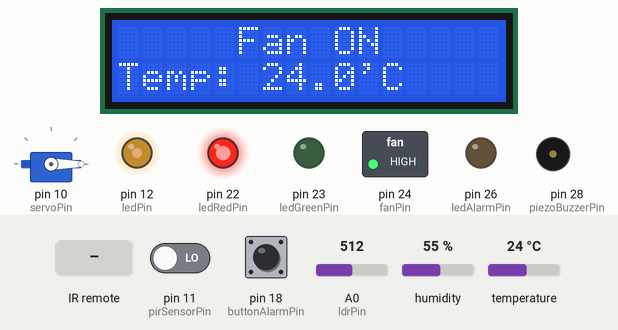
Recording of a program running on a simulated Arduino Mega 2560, built with avr-gcc and run on an emulated ATmega2560. Shown: 16×2 character LCD, servo, switched loads named in the program (green lamp = pin HIGH), output pins drawn as LEDs (lit = HIGH), buzzer (waves = sounding). Dashed ring = blinking. The inputs (shaded band) are chosen by the test bench; at power-on: temperature 24 °C, pin 11 (pirSensorPin) LOW, A0 (ldrPin) = 512, pin 18 (buttonAlarmPin) LOW, humidity 55 %. What the program prints to the serial monitor is not drawn.

Above: at 1.2 s.
1.3 s: temperature set to 21 °C
At 3.8 s:
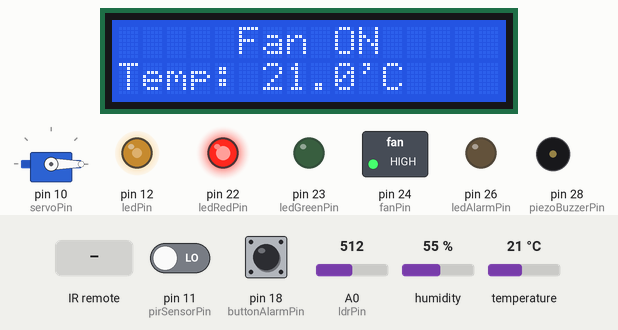
4.6 s: temperature set to 18 °C
At 7.2 s:
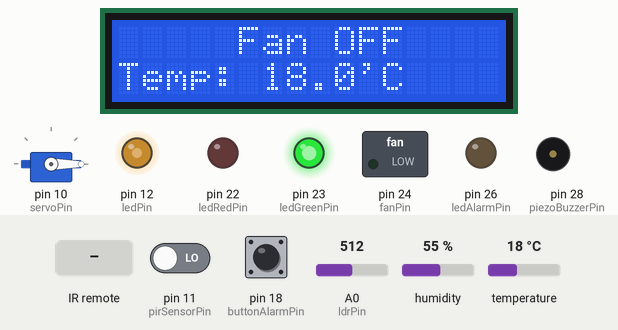
7.7 s: pin 11 (pirSensorPin) driven HIGH
At 8.06 s:
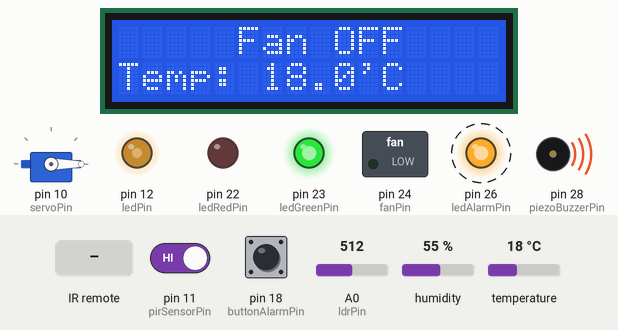
9.6 s: A0 (ldrPin) set to 489
At 10.22 s:
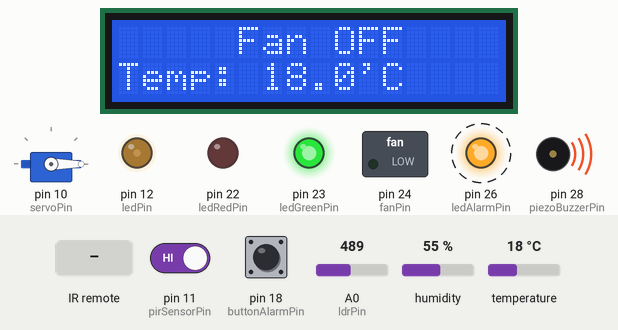
11.9 s: pin 18 (buttonAlarmPin) pulled HIGH for 1 s
At 12.5 s:
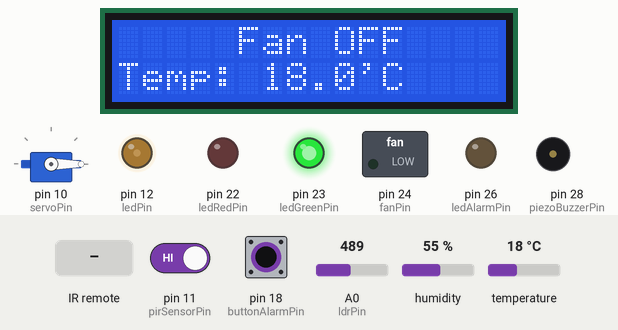
20.8 s: infrared code 0xE916FF00 received
Timing chart, 0 to 28.3 s (numbered marks = the images above; inputs shaded):
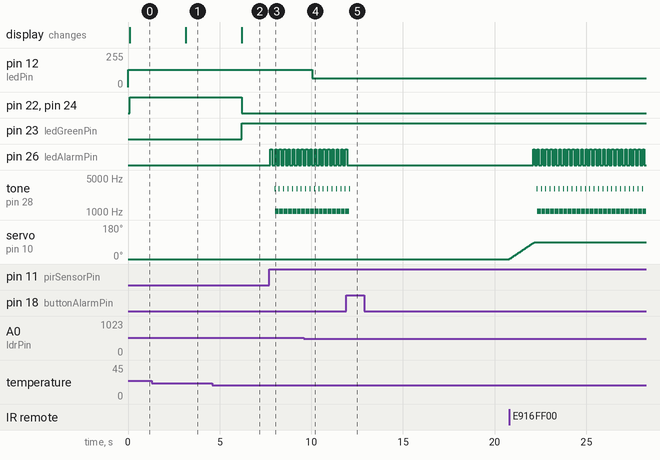

Measured:
- the behaviour switches between 20 and 19 °C on temperature (found by bisection; images 1 and 2)
- the behaviour switches between 500 and 499 on A0 (ldrPin) (found by bisection; images 3 and 4)
- after the input at 1.3 s, the display: changes after 1.9 s (image 1)
- after the input at 4.6 s, pin 22 (ledRedPin), pin 24 (fanPin): HIGH → LOW after 1.6 s; pin 23 (ledGreenPin): LOW → HIGH after 1.6 s; the display: changes after 1.6 s (image 2)
- after the input at 7.7 s, pin 26 (ledAlarmPin): alternates HIGH for 0.09 s and LOW for 0.15 s, starting after 0.07 s; tone on pin 28 (piezoBuzzerPin): alternates 2985 Hz for 0.03 s and 1035 Hz for 0.21 s, starting after 0.30 s
- after the input at 9.6 s, pin 12 (ledPin): 128/255 → 64/255 after 0.45 s
- after the input at 11.9 s, pin 26 (ledAlarmPin): goes on until 12.0 s, then stays LOW

The program:

main.cpp
```cpp
#include "systems.h"

void setup() {

	Serial.begin(9600); // Initialize the Serial monitor with a 9600 baud rate

    xTaskCreate(        // Creation of task A - this task is responsable to run the System A
    systemA             //      This System A controls the light system of the boat.
    ,  "SystemA"
    ,  128              // - Stack size for the task
    ,  NULL
    ,  3                // - Priority of the task
    ,  NULL );

    xTaskCreate(        // Creation of task B - this task is responsable to run the System B
    systemB             //      This System B controls the climatisation of the boat.
    ,  "SystemB"
    ,  400              // - Stack size for the task
    ,  NULL
    ,  2                // - Priority of the task
    ,  NULL );


    xTaskCreate(        // Creation of task C - this task is responsable to run the System C
    systemC             //      This System C controls the servo motor that's responsable to control the mast position.
    ,  "SystemC"
    ,  128              // - Stack size for the task
    ,  NULL
    ,  1                // - Priority of the task
    ,  NULL );


    xTaskCreate(        // Creation of task D - this task is responsable to run the System D
    systemD             //      This System D controls the alarm system of the boat.
    ,  "SystemD"
    ,  128              // - Stack size for the task
    ,  NULL
    ,  4                // - Priority of the task
    ,  NULL );


    // Serial.println(uxTaskGetStackHighWaterMark(NULL));   // - This command analyzes the available stack memory on a FreeRTOS Tasks
}

void loop() {}          // As I'm using the FreeRTOS Multitasking to execute the systems, the loop function isn't necessary
```

systems.h
```cpp
#pragma once

#include <Arduino.h>            // Arduino library is necessary on a C++ Arduino project
#include <Arduino_FreeRTOS.h>   // FreeRTOS library to make multitasking possible

// Include variables header
#include "variables.h"

// Signture of the systems
void systemA( void *pvParameters );
void systemB( void *pvParameters );
void systemC( void *pvParameters );
void systemD( void *pvParameters );
```

variables.h
```cpp
#pragma once

#include <LiquidCrystal.h>  // LCD library
#include <Servo.h>          // Servo library
#include <IRremote.h>       // IR sensor library
#include "DHT.h"            // DHT sensor library

//SystemA ------------------------

// Pins for system A
extern int ledPin;
extern int ldrPin;

// system variables
extern int lightVal;
extern int ledVal;

//SystemB ------------------------

// Pins for system B
extern LiquidCrystal lcd;
extern int ledRedPin;
extern int ledGreenPin;
extern int dht11Pin;
extern DHT dht;
extern int fanPin;

// system variables
extern float tempC;
extern bool fanState;

//SystemC ------------------------

// Remote codes
#define code1 4077715200
#define code2 3877175040
#define code0 3910598400

// Pins for system C
extern int receiver_pin;
extern int servoPin;

// system variables
extern Servo servo;
extern int c_angle;
extern int t_angle;
extern int direction;
extern unsigned long int value;

//SystemD ------------------------

// Pins for system D
extern int ledAlarmPin;
extern int buttonAlarmPin;
extern int piezoBuzzerPin;
extern int pirSensorPin;

// system variables
extern float sinVal;
extern int toneVal;
```

systemA.cpp
```cpp
#include "systems.h"

void systemA( void *pvParameters )
{
    (void)pvParameters;         // FreeRTOS task parameter

    pinMode(ledPin, OUTPUT);    // Set LED pin mode to OUTPUT

    while (true)                // This infinite cycle will run the system on loop
    {
        lightVal = analogRead(ldrPin);                  // Read light values from the sensor

        if (lightVal >= 800)                            // If the sensor value is higher or equal to 800 the light of the boat will be set to 255
        {
            ledVal = 255;
        }
        else if (lightVal >= 500 && lightVal < 800)     // If the sensor value is between 500 and 800 the light of the boat will be set to 128
        {
            ledVal = 128;
        }
        else if (lightVal >= 200 && lightVal < 500)     // If the sensor value is between 200 and 500 the light of the boat will be set to 64
        {
            ledVal = 64;
        }
        else                                            // If the sensor value is less than 200 the light of the boat will turn off.
        {
            ledVal = 0;
        }
        analogWrite(ledPin, ledVal);                                            // Write desired intensity on the LED
        Serial.println("\nLDR is reading: " + (String)lightVal);                // Write LDR readed intensity on the Serial monitor
        Serial.println("LED voltage(v): " + (String)(ledVal * 5.0 / 255));      // Write LED output intensity on the Serial monitor
        vTaskDelay(1000 / portTICK_PERIOD_MS);                                  // Wait 1 second until the next iteration
    }
}
```

systemB.cpp
```cpp
#include "systems.h"

void systemB( void *pvParameters )
{
    (void)pvParameters;             // FreeRTOS task parameter

    lcd.begin(16, 2);               // Begin the 16x2 LCD
    lcd.setCursor(5, 0);            // Set LCD cursor to 5, 0
    lcd.print("Fan OFF");           // Write Fan OFF on the LCD
    pinMode(ledRedPin, OUTPUT);     // Set red LED pin mode to OUTPUT
    pinMode(ledGreenPin, OUTPUT);   // Set green LED pin mode to OUTPUT
    pinMode(fanPin, OUTPUT);        // Set Fan pin mode to OUTPUT
    dht.begin();                    // Begin the DHT11 sensor

    while (true)                    // This infinite cycle will run the system on loop
    {
        lcd.setCursor(0, 1);            // Set LCD cursor to 0, 1
        lcd.print("Temp:");             // Write Temp: on the LCD

        tempC = dht.readTemperature();  // Read Temperature from the DHT11 sensor
        lcd.setCursor(6, 1);            // Set LCD cursor to 6, 1
        lcd.print(tempC, 1);            // Write the readed temperature on the LCD
        lcd.print("'C");                // Write the celsius unit on the LCD

        lcd.setCursor(5, 0);            // Set LCD cursor to 5, 0
        if (tempC >= 24)                // If the temperature is above 24 degrees the fan state variable will be set to true and the fan state will be updated on the LCD
        {
            fanState = true;
            lcd.print("Fan ON ");
        }
        else if (tempC <= 19)           // If the temperature is bellow 19 degrees the fan state variable will be set to false and the fan state will be updated on the LCD
        {
            fanState = false;
            lcd.print("Fan OFF");
        }

        digitalWrite(ledRedPin, fanState);      // Update the red LED state according to the fan state
        digitalWrite(ledGreenPin, !fanState);   // Update the green LED state according to the fan state

        digitalWrite(fanPin, fanState);         // Update the Fan state according to the fan state variable

        vTaskDelay(1500 / portTICK_PERIOD_MS);  // Wait 1.5 second until the next iteration
    }
}
```

systemC.cpp
```cpp
#include "systems.h"

void interrupt();

void systemC(void *pvParameters)
{
	(void)pvParameters;             	// FreeRTOS task parameter

	IrReceiver.begin(receiver_pin, 1);	// Begin the IR sensor
	servo.attach(servoPin);				// Attach the servo motor
	servo.write(c_angle);				// Set servo to default position

	while (true)						// This infinite cycle will run the system on loop
	{
		if (IrReceiver.decode())		// This condition verifies if there's a new value readed on the IR sensor
		{
			value = IrReceiver.decodedIRData.decodedRawData;	// Store readed value on a variable
			switch (value)
			{
			case code0:					// In case the button 0 is pressed on the remote, the servo will go to the 90 degrees position
				t_angle = 90;
				break;
			case code1:					// In case the button 1 is pressed on the remote, the servo will go to the 0 degrees position
				t_angle = 0;
				break;
			case code2:					// In case the button 0 is pressed on the remote, the interrupt function will be called
				interrupt();
				break;
			}

			if (t_angle < c_angle) { direction = -1; }	// This condition determines the rotation direction of the servo
			else direction = 1;

			IrReceiver.resume();
		}
		if (c_angle != t_angle)							// This if statement updates the current angle of the servo and sets the servo according to the target position
		{
			c_angle += direction * 1;
			servo.write(c_angle);
			vTaskDelay(20 / portTICK_PERIOD_MS);		// This delay makes the servo move slower
		}
	}
}

void interrupt()	// When this interrupt function is called the servo is detached and attached after 10s, the target position is also updated to prevent the servo from start moving after the interrupt
{
	servo.detach();
	vTaskDelay(10000 / portTICK_PERIOD_MS);
	servo.attach(servoPin);
	t_angle = c_angle;
}
```

systemD.cpp
```cpp
#include "systems.h"

void alarmInterrupt();
void blink();

void systemD(void *pvParameters)
{
    (void)pvParameters;             	    // FreeRTOS task parameter

    pinMode(pirSensorPin, INPUT);           // Set the PIR sensor pin mode to INPUT
    pinMode(buttonAlarmPin, INPUT);         // Set the Button pin mode to INPUT
    pinMode(ledAlarmPin, OUTPUT);           // Set the LED pin mode to OUTPUT
    pinMode(piezoBuzzerPin, OUTPUT);        // Set the Buzzer pin mode to OUTPUT
    vTaskDelay(5000 / portTICK_PERIOD_MS);  // Wait 5s to start the system

    while (true)
    {
        long int performanceTime = millis();    // Get machine time for performance measure reasons
        if (digitalRead(pirSensorPin))          // If the PIR sensor detects movement start the alarm sequence
        {
            long long int time = millis();      // Get machine time to count the 10s alarm
            do
            {
                blink();                                    // Blink the LED
                for (int x = 0; x < 180; x++)               // Sound the Alarm on the Buzzer
                {
                    sinVal = (sin(x * (3.1412 / 180)));
                    toneVal = 1000 + (int(sinVal * 2000));
                    tone(piezoBuzzerPin, toneVal);
                }
            } while ((!digitalRead(buttonAlarmPin))&&((millis() - time) <= 10000)); // The alarm cycle is repeated until the button isn't pressed and the 10s isn't timed out
            Serial.println((String)(millis() - performanceTime) + " ms");           // Write the sequence performance timestamp
            alarmInterrupt();                                                       // Calls interrupt function
        }
        else vTaskDelay(200 / portTICK_PERIOD_MS);                                  // Wait 200ms until sensor readings
    }
}

void alarmInterrupt()   // This function stops the Buzzer and wait 10s until the system can restart it's flow
{
    noTone(piezoBuzzerPin);
    vTaskDelay(10000 / portTICK_PERIOD_MS);
}

void blink()            // This funtion blinks the LED
{
    digitalWrite(ledAlarmPin, HIGH);
    vTaskDelay(100 / portTICK_PERIOD_MS);
    digitalWrite(ledAlarmPin, LOW);
    vTaskDelay(100 / portTICK_PERIOD_MS);
}
```

variables.cpp
```cpp
#include "variables.h"

//SystemA ------------------------

// Pins for system A
int ledPin = 12;
int ldrPin = A0;

// system variables
int lightVal = 0;
int ledVal;

//SystemB ------------------------

// Pins for system B
LiquidCrystal lcd(2,3,4,5,6,7);
int ledRedPin = 22;
int ledGreenPin = 23;
int dht11Pin = 25;
DHT dht(dht11Pin, DHT11);
int fanPin = 24;

// system variables
float tempC;
bool fanState = false;

//SystemC ------------------------

// Pins for system C
int receiver_pin = 9;
int servoPin = 10;

// system variables
Servo servo;
int c_angle = 0;
int t_angle = 0;
int direction = 1;
unsigned long int value;

//SystemD ------------------------

// Pins for system D
int ledAlarmPin = 26;
int buttonAlarmPin = 18;
int piezoBuzzerPin = 28;
int pirSensorPin = 11;

// system variables
float sinVal;
int toneVal;
```
